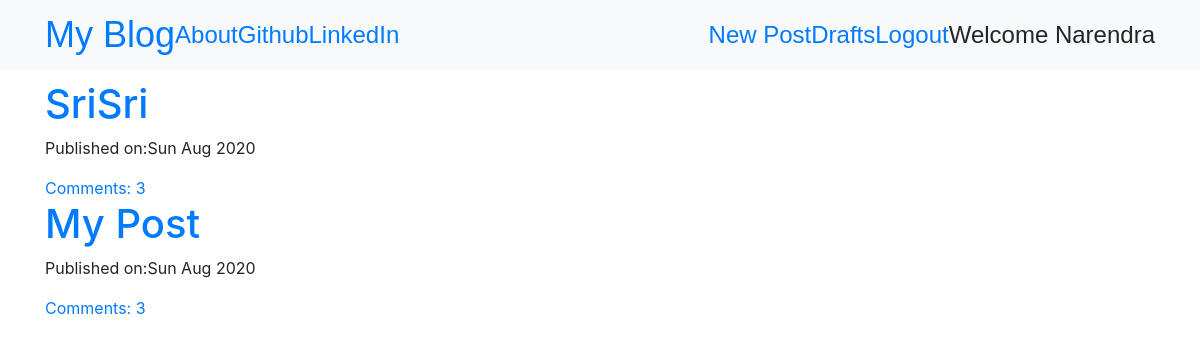
The app's page / (signed in) with its own data.
### blog/models.py (models this page shows, shortened)
class Post(models.Model):
    author=models.ForeignKey('auth.User',on_delete=models.CASCADE)
    title=models.CharField(max_length=256)
    text=models.TextField()
    create_date=models.DateTimeField(default=timezone.now)
    published_date=models.DateTimeField(blank=True,null=True)
    def approved_comments(self):
        return self.comments.filter(approved_comments=True)

### blog/views.py (the view)
# urls.py: url(r'^$',views.PostListView.as_view(),name='post_list'),
class PostListView(ListView):
    model=Post
    def get_queryset(self):
        return Post.objects.filter(published_date__lte=timezone.now()).order_by('-published_date')

### blog/templates/blog/post_list.html
{% extends "blog/base.html" %}
{% block content %}
<div class="centerstage">
{% for post in post_list %}
<div class="post">
<h1><a href="{% url 'post_detail' pk=post.pk %}">{{post.title}}</a></h1>
<div class="date">
<p>Published on:{{post.published_date|date:"D M Y"}}</p>
</div>
<a href="{% url 'post_detail' pk=post.pk %}">Comments: {{ post.approved_comments.count }}</a>
</div>
{% endfor %}
</div>
{% endblock %}

### blog/templates/blog/base.html (shortened to what this page needs)
<!DOCTYPE html>
{% load static %}
<html>
<head>
<link rel="stylesheet" href="https://stackpath.bootstrapcdn.com/bootstrap/4.5.2/css/bootstrap.min.css">
<link rel="stylesheet" href="https://stackpath.bootstrapcdn.com/font-awesome/4.7.0/css/font-awesome.min.css">
<link rel="stylesheet" href="//cdn.jsdelivr.net/medium-editor/latest/css/medium-editor.min.css" type="text/css" media="screen" charset="utf-8">
<link rel="stylesheet" href="{% static 'css/mystyle.css' %}">
</head>
<body>
<nav class="navbar navbar-expand-lg bg-light techfont">
<div class="container">
<div class="navbar-nav align-items-center menu1">
<a class="bigbrand" href="{% url 'post_list' %}">My Blog</a>
<a  href="{% url 'about' %}">About</a>
<a  href="https://www.github.com">Github</a>
<a  href="https://www.linkedin.com">LinkedIn</a>
</div>
<div class="navbar-nav align-items-center ml-auto">
  {% if user.is_authenticated %}
<a href="{% url 'post_new' %}">New Post</a>
<a href="{% url 'post_draft_list' %}">Drafts</a>
<a href="{% url 'logout' %}">Logout</a>
<a>Welcome {{user.username|title}}</a>
  {% else %}
<a class="nav navbar-right" href="{% url 'login' %}"><span class="fa fa-user"></span></a>
  {% endif %}
</div>
</div>
</nav>
<div class="Content container">
<div class="row">
<div class="col-md-8">
<div class="blog_posts loader">
  {% block content %}
  {% endblock %}
</div>
</div>
</div>
</div>
</body>
</html>

### blog/static/css/mystyle.css (style rules this page uses)
.techfont { font-family: 'Russo One', sans-serif; font-size: 1.5em; margin-bottom: 10px; }
.centerstage { margin-left: auto; margin-right: auto; }
.bigbrand { font-size: 1.5em; }
.loader { filter:hue-rotate(0deg); color: linear-gradient(45deg,#0f8,#08f); animation:hue 5000ms infinite linear; }

### records on screen
Post: title "SriSri", published_date "Sun Aug 2020", approved_comments.count "3"
Post: title "My Post", published_date "Sun Aug 2020", approved_comments.count "3"

### other values on screen
{{ user.username|title }} "Narendra"
